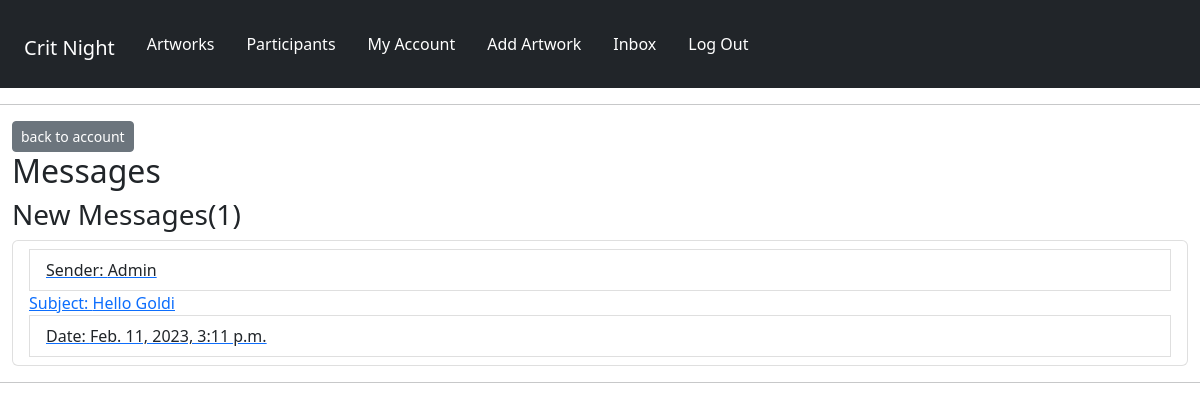
/panelists/inbox/ (signed in), run on the app's committed database.
### panelists/models.py (models this page shows, shortened)
class Message(models.Model):
    sender = models.ForeignKey(
        Profile, on_delete=models.SET_NULL, null=True, blank=True
    )
    recipient = models.ForeignKey(
        Profile,
        on_delete=models.SET_NULL,
        null=True,
        blank=True,
        related_name="messages",
    )
    name = models.CharField(max_length=200, null=True, blank=True)
    email = models.EmailField(max_length=200, null=True, blank=True)
    subject = models.CharField(max_length=200, null=True, blank=True)
    body = models.TextField()
    is_read = models.BooleanField(default=False, null=True)
    created = models.DateTimeField(auto_now_add=True)
    id = models.UUIDField(
        default=uuid.uuid4, unique=True, primary_key=True, editable=False
    )
    class Meta:
        ordering = ["is_read", "-created"]

### panelists/views.py (the view)
# urls.py: path("inbox/", views.inbox, name="inbox"),
@login_required(login_url="login")
def inbox(request):
    profile = request.user.profile
    messageRequests = profile.messages.all()
    unreadCount = messageRequests.filter(is_read=False).count()
    context = {"messageRequests": messageRequests, "unreadCount": unreadCount}
    return render(request, "panelists/inbox.html", context)

### panelists/templates/panelists/inbox.html
{% extends 'main.html' %}
{% block content %}
<div class="container-fluid">
    <a href="{% url 'account' %}" class="btn btn-secondary btn-sm">back to account</a>
<h2>Messages</h2>
<h3>New Messages(<span>{{unreadCount}}</span>)</h3>
  <ul class="list-group">
    {% for message in messageRequests %}
        {% if message.is_read == False %}
    <li class="list-group-item">
        {% else %}
    <li class="list-group-item" message"></li>
        {% endif %}
        <a href="{% url 'message' message.id %}">
        <span class="list-group-item">Sender: {{message.name}}</span>
        <spanclass="list-group-item">Subject: {{message.subject}}</spanclass=>
        <span class="list-group-item">Date: {{message.created}}</span>
    </a>
</li>
    {% endfor %}
  </ul>
</div>
{% endblock %}

### static/styles/main.css (style rules this page uses)
ul li { list-style: none; }

### data on the page
Message: name "Admin", subject "Hello Goldi", created "Feb. 11, 2023, 3:11 p.m."

### other printed values
{{ unreadCount }} "1"
